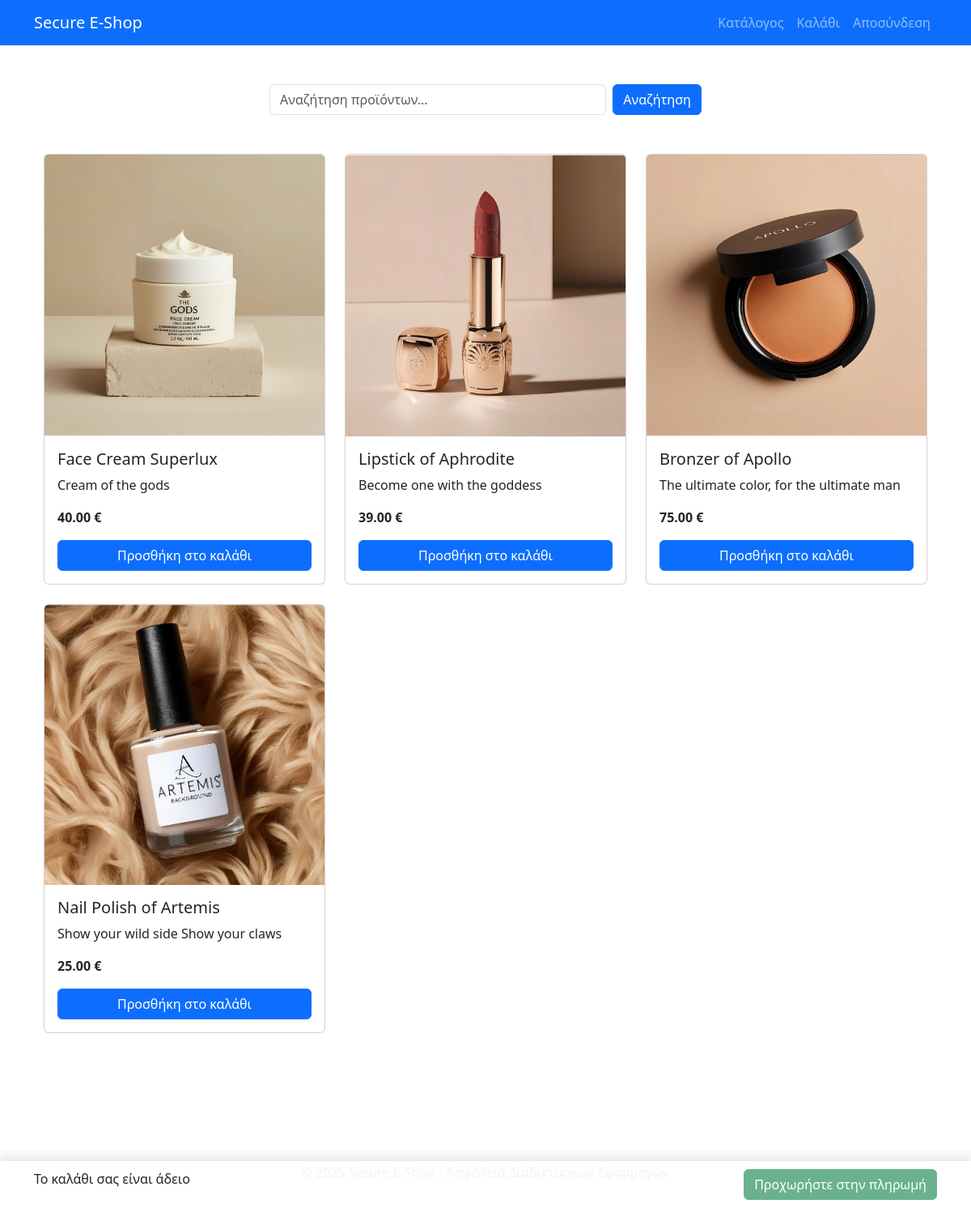
The app's page / (signed in) with its own data.
### eshop/models.py (models this page shows, shortened)
class Product(models.Model):
    name = models.CharField(max_length=200)
    description = models.TextField()
    price = models.DecimalField(
        max_digits=10,           # Μέγιστο 10 ψηφία συνολικά
        decimal_places=2,        # 2 δεκαδικά ψηφία (για cents/λεπτά)
        validators=[MinValueValidator(0)]  # Όχι αρνητικές τιμές
    )
    image = models.ImageField(
        upload_to='products/',   # Directory για αποθήκευση
        null=True,              # Επιτρέπεται NULL στη database
        blank=True              # Επιτρέπεται κενό στις forms
    )
    created_at = models.DateTimeField(auto_now_add=True)
    updated_at = models.DateTimeField(auto_now=True)

### eshop/views.py (the view)
# urls.py: path('', views.catalog_view, name='catalog'),
@login_required  # Απαιτεί authentication
def catalog_view(request):
    search_query = request.GET.get('q', '')
    clean_query = bleach.clean(search_query)
    if clean_query:
        products = Product.objects.filter(
            Q(name__icontains=clean_query) |      # Case-insensitive search στο name
            Q(description__icontains=clean_query)  # ή στο description
        )
        is_search_results = True
    else:
        products = Product.objects.all()
        is_search_results = False
    cart, created = Cart.objects.get_or_create(user=request.user)
    cart_items_count = cart.get_total_items()
    cart_items = cart.cartitem_set.all()
    context = {
        'products': products,
        'search_query': clean_query,
        'is_search_results': is_search_results,
        'cart_items_count': cart_items_count,
        'cart_items': cart_items
    }
    return render(request, 'eshop/catalog.html', context)

### eshop/models.py (called while the page is built)
    def get_total_items(self):
        return sum(item.quantity for item in self.cartitem_set.all())

### eshop/templates/eshop/catalog.html (shortened to what this page needs)
{% extends 'eshop/base.html' %}
{% load static %}
{% block content %}
<div class="container">
    <div class="row mb-4">
        <div class="col-md-6 offset-md-3">
            <form method="GET" action="{% url 'catalog' %}" class="d-flex">
                <input type="text" name="q" class="form-control me-2" placeholder="Αναζήτηση προϊόντων..." value="{{ search_query }}">
                <button type="submit" class="btn btn-primary">Αναζήτηση</button>
            </form>
        </div>
    </div>
    <div class="row mb-5">
        {% if products %}
            {% for product in products %}
                <div class="col-md-4 mb-4">
                    <div class="card product-card">
                        {% if product.image %}
                            <img src="{{ product.image.url }}" class="card-img-top" alt="{{ product.name }}">
                        {% else %}
                            <div class="bg-light text-center py-5">
                                <span class="text-muted">Χωρίς εικόνα</span>
                            </div>
                        {% endif %}
                        <div class="card-body d-flex flex-column">
                            <h5 class="card-title">{{ product.name }}</h5>
                            <p class="card-text">{{ product.description|truncatechars:100 }}</p>
                            <div class="mt-auto">
                                <p class="card-text fw-bold">{{ product.price }} €</p>
                                <button class="btn btn-primary add-to-cart-btn"
                                        data-product-id="{{ product.id }}"
                                        data-product-name="{{ product.name }}"
                                        data-csrf-token="{{ csrf_token }}">
                                    Προσθήκη στο καλάθι
                                </button>
                            </div>
                        </div>
                    </div>
                </div>
            {% endfor %}
        {% else %}
            <div class="col-12">
                <div class="alert alert-warning">
                    Δεν βρέθηκαν προϊόντα{% if is_search_results %} για τον όρο αναζήτησης: "{{ search_query }}"{% endif %}.
                </div>
            </div>
        {% endif %}
    </div>
    <div class="cart-indicator">
        <div class="container">
            <div class="row">
                <div class="col-md-6">
                    <span id="cart-items-count">
                        {% if cart_items_count > 0 %}
                            <strong>{{ cart_items_count }}</strong> προϊόν{{ cart_items_count|pluralize:"α" }} στο καλάθι
                        {% else %}
                            Το καλάθι σας είναι άδειο
                        {% endif %}
                    </span>
                </div>
                <div class="col-md-6 text-end">
                    <a href="{% url 'payment' %}" class="btn btn-success payment-button {% if cart_items_count == 0 %}disabled{% endif %}">
                        Προχωρήστε στην πληρωμή
                    </a>
                </div>
            </div>
        </div>
    </div>
</div>
{% endblock %}

### eshop/static/css/styles.css (style rules this page uses)
.product-card { height: 100%; transition: transform 0.3s; }
.add-to-cart-btn { width: 100%; }
.cart-indicator { position: fixed; bottom: 0; left: 0; right: 0; background-color: rgba(255, 255, 255, 0.95); padding: 10px 0; box-shadow: 0 -2px 10px rgba(0,0,0,0.1); z-index: 1000; }

### records on screen
Product: image (picture), name "Face Cream Superlux", description "Cream of the gods", price "40.00"
Product: image (picture), name "Lipstick of Aphrodite", description "Become one with the goddess", price "39.00"
Product: image (picture), name "Bronzer of Apollo", description "The ultimate color, for the ultimate man", price "75.00"
Product: image (picture), name "Nail Polish of Artemis", description "Show your wild side Show your claws", price "25.00"
